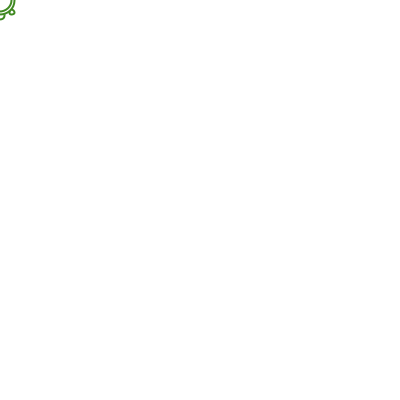
Frame 1 (no input)
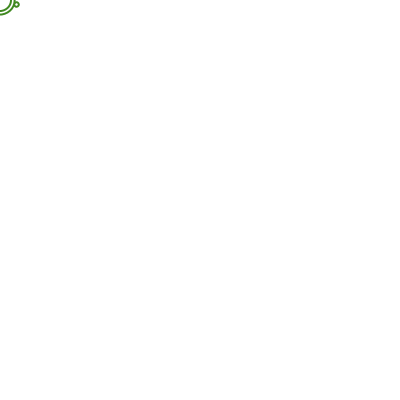
Frame 60 (the mouse pressed at the canvas centre just before this capture)
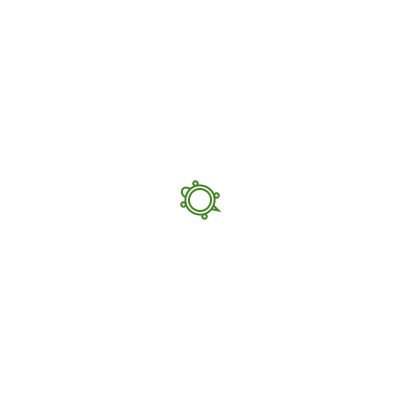
Frame 120 (the mouse held since frame 60 and released just before this capture)

The Processing sketch that drew these frames (run headless with seeded random() and noise(); from frame 60 on, the mouse is pressed at the canvas centre):

// Processing sketch: processing_160505
// ── processing_160505.pde

Turtle t;

void setup(){
  size(400, 400);
  noCursor();
  t = new Turtle();
}

void draw(){
  background(255);
  t.location.x = mouseX;
  t.location.y = mouseY;
  t.update();
  t.display();
}

class Turtle{
  PVector location;
  float angle;
  int radius;
  color strokeColor;
  
  Turtle(){
    angle = 0;
    location = new PVector(width/2, height/2);
    strokeColor = #408921;
    radius = 15;
  }
  
  void display(){
    fill(255);
    stroke(strokeColor);
    strokeWeight(2);
    pushMatrix();
    translate(location.x, location.y);
    rotate(angle);
    //Cola
    beginShape();
    vertex(0, -radius-6);
    vertex(3, -radius+3);
    vertex(-3, -radius+3);
    endShape(CLOSE);
    //Fin Cola
    for(int i = 0; i < 4; i++){
      ellipse((radius+2)*cos(TWO_PI/4*i+PI/4), (radius+2)*sin(TWO_PI/4*i+PI/4), 5, 5);
    }    
    ellipse(0, radius, 10, 10);
    ellipse(0, 0, radius*2, radius*2);
    ellipse(0, 0, radius*1.5, radius*1.5);
    popMatrix();
  }
  
  void update(){
    angle = radians(frameCount);
  }    
}
